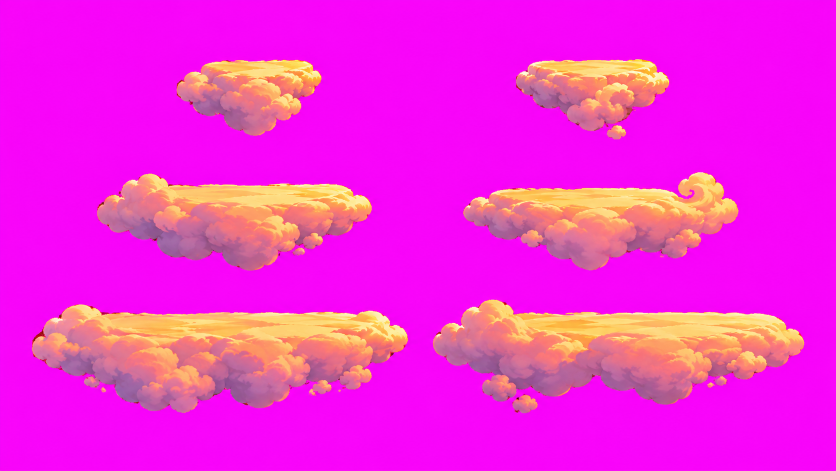
#> input picture tools/world/clouds/sheet.png, 1672 x 941 px (shown at 1/2 size)
$ python figures.py ../world/clouds/sheet.png
#> lines starting #> are read from the running program, lines starting #| are printed output that depends on the picture; after the words box and inside, x2 and y2 are one past the last pixel; in counts of white or black regions, pixels touching at a corner belong together
#> further down, a is the input picture: shape (941, 1672, 3); mean R, G, B 243, 40.4, 217.4
"""Find the figures on a guide sheet (flat light ground): their boxes, row by row, left to right.
Usage: python3 figures.py sheet.png"""
import sys
import numpy as np
from PIL import Image


def ground_colour(a):
    c = np.concatenate([a[:8, :8].reshape(-1, 3), a[:8, -8:].reshape(-1, 3), a[-8:, :8].reshape(-1, 3), a[-8:, -8:].reshape(-1, 3)])
#> c = 256 rows, first 8: [235, 15, 238], [244, 11, 245], [245, 7, 246], [246, 5, 247], [245, 5, 247], [244, 5, 246], [244, 6, 247], [244, 5, 247]
    return np.median(c, 0)


def figure_boxes(a, min_area=1500):
    bg = ground_colour(a)
#> bg = [248, 5, 249]
    fg = np.abs(a.astype(float) - bg).sum(2) > 40
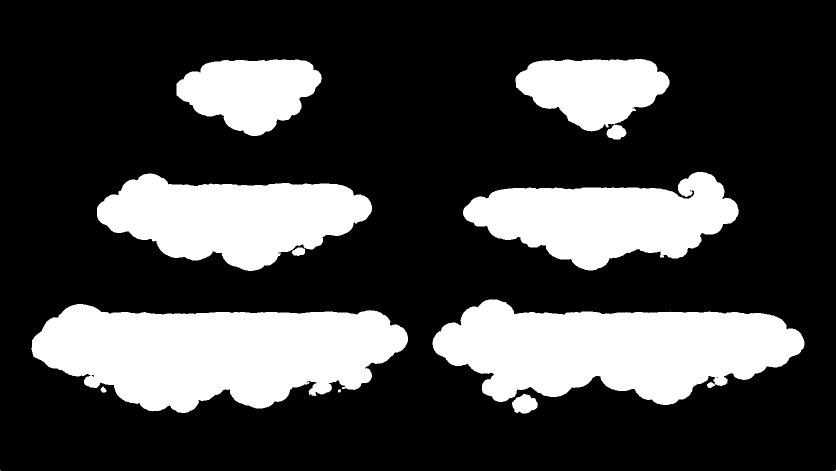
#> fg: shape (941, 1672) bool (shown at 1/2 size); 26.2% white; 14 white regions (3 under 20 px), largest, box (x1, y1, x2, y2) and area: (63, 608, 816, 826) 113568, (865, 599, 1609, 810) 103454, (194, 347, 744, 542) 67885
    # label connected parts (8-neighbour) with a simple flood fill over a downscaled mask
    from collections import deque
    h, w = fg.shape
#> h = 941; w = 1672
    seen = np.zeros_like(fg)
    boxes = []
    for y0 in range(0, h, 2):
        for x0 in range(0, w, 2):
            if fg[y0, x0] and not seen[y0, x0]:
                q = deque([(y0, x0)]); seen[y0, x0] = True; ys = [y0]; xs = [x0]; n = 0
                while q:
                    y, x = q.popleft(); n += 1
                    for dy in (-1, 0, 1):
                        for dx in (-1, 0, 1):
                            yy, xx = y + dy, x + dx
                            if 0 <= yy < h and 0 <= xx < w and fg[yy, xx] and not seen[yy, xx]:
                                seen[yy, xx] = True; q.append((yy, xx)); ys.append(yy); xs.append(xx)
                if n >= min_area: boxes.append((min(xs), min(ys), max(xs), max(ys), n))
    # merge boxes that overlap a lot (a figure split by a thin gap)
    merged = []
    for b in sorted(boxes, key=lambda b: -b[4]):
        for i, m in enumerate(merged):
            if b[0] < m[2] + 6 and b[2] > m[0] - 6 and b[1] < m[3] + 6 and b[3] > m[1] - 6:
                merged[i] = (min(b[0], m[0]), min(b[1], m[1]), max(b[2], m[2]), max(b[3], m[3]), m[4] + b[4]); break
        else: merged.append(b)
    # rows by the boxes' centres
    merged.sort(key=lambda b: (b[1] + b[3]) / 2)
    rows, cur = [], []
    for b in merged:
        if cur and (b[1] + b[3]) / 2 - (cur[-1][1] + cur[-1][3]) / 2 > (b[3] - b[1]) * 0.5: rows.append(cur); cur = []
        cur.append(b)
    if cur: rows.append(cur)
    return bg, [sorted(r, key=lambda b: b[0]) for r in rows]


if __name__ == '__main__':
    a = np.asarray(Image.open(sys.argv[1]).convert('RGB'))
    bg, rows = figure_boxes(a)
#> bg = [248, 5, 249]; rows = [[(353, 119, 643, 271, 30441), (1031, 118, 1338, 262, 30404)], [(194, 347, 743, 541, 67885), (926, 344, 1477, 540, 64493)], [(63, 608, 815, 825, 113568), (865, 599, 1608, 809, 103454)]]
    print('ground', bg)
#| ground [248.   5. 249.]
    for i, r in enumerate(rows):
        print(i, [(b[0], b[1], b[2] - b[0] + 1, b[3] - b[1] + 1) for b in r])
#> this loop made 3 passes
#> r on passes 1 to 3: [(353, 119, 643, 271, 30441), (1031, 118, 1338, 262, 30404)], [(194, 347, 743, 541, 67885), (926, 344, 1477, 540, 64493)], [(63, 608, 815, 825, 113568), (865, 599, 1608, 809, 103454)]
#| 0 [(353, 119, 291, 153), (1031, 118, 308, 145)]
#| 1 [(194, 347, 550, 195), (926, 344, 552, 197)]
#| 2 [(63, 608, 753, 218), (865, 599, 744, 211)]
